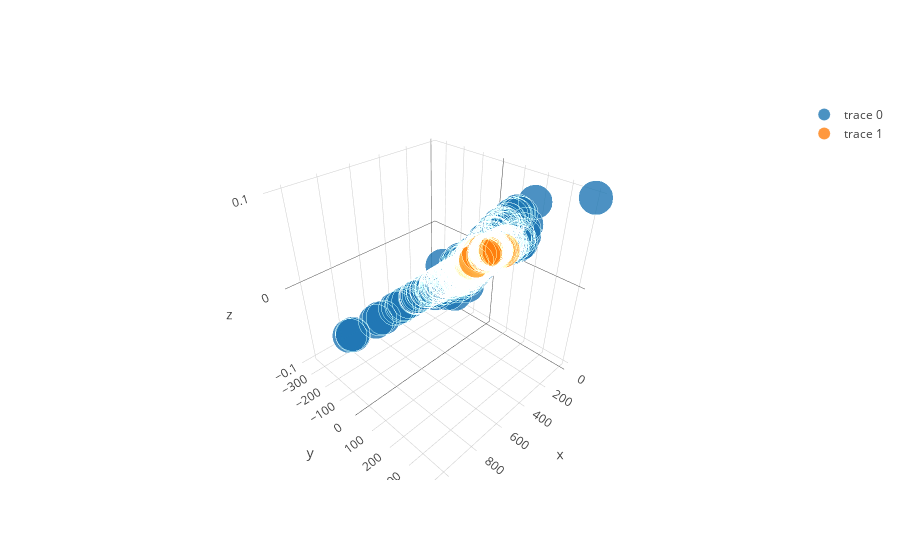

Notebook source saved alongside this figure:
### Code cell
# 3D representation

def plot_figs3D():
    

    trace1 = go.Scatter3d(
    x=exOriginal,
    y=meanOriginal,
    z=snrOriginal,
    mode='markers',
    marker=dict(
        size=12,
        line=dict(
            color='rgba(217, 217, 217, 0.14)',
            width=0.5
        ),
        opacity=0.8
        )
    )
    
    trace2 = go.Scatter3d(
    x=exSpoof,
    y=meanSpoof,
    z=snrSpoof,
    mode='markers',
    marker=dict(
        size=12,
        line=dict(
            color='rgba(217, 217, 217, 0.14)',
            width=0.5
        ),
        opacity=0.8
        )
    )
    iplot([trace1, trace2])
    
plot_figs3D()

### Figure 1 — Plotly figure (JSON) as saved in the notebook; plotly's stock layout.template omitted (floating-point values rounded to 4 significant figures; data arrays with more than 128 entries replaced by an {"elided": "..."} marker saying what was removed)
{"data": [{"marker": {"line": {"color": "rgba(217, 217, 217, 0.14)", "width": 0.5}, "opacity": 0.8, "size": 12}, "mode": "markers", "type": "scatter3d", "x": {"elided": "1508 float values"}, "y": {"elided": "1508 float values"}, "z": {"elided": "1508 float values"}}, {"marker": {"line": {"color": "rgba(217, 217, 217, 0.14)", "width": 0.5}, "opacity": 0.8, "size": 12}, "mode": "markers", "type": "scatter3d", "x": {"elided": "1508 float values"}, "y": {"elided": "1508 float values"}, "z": {"elided": "1508 float values"}}], "layout": {}}
